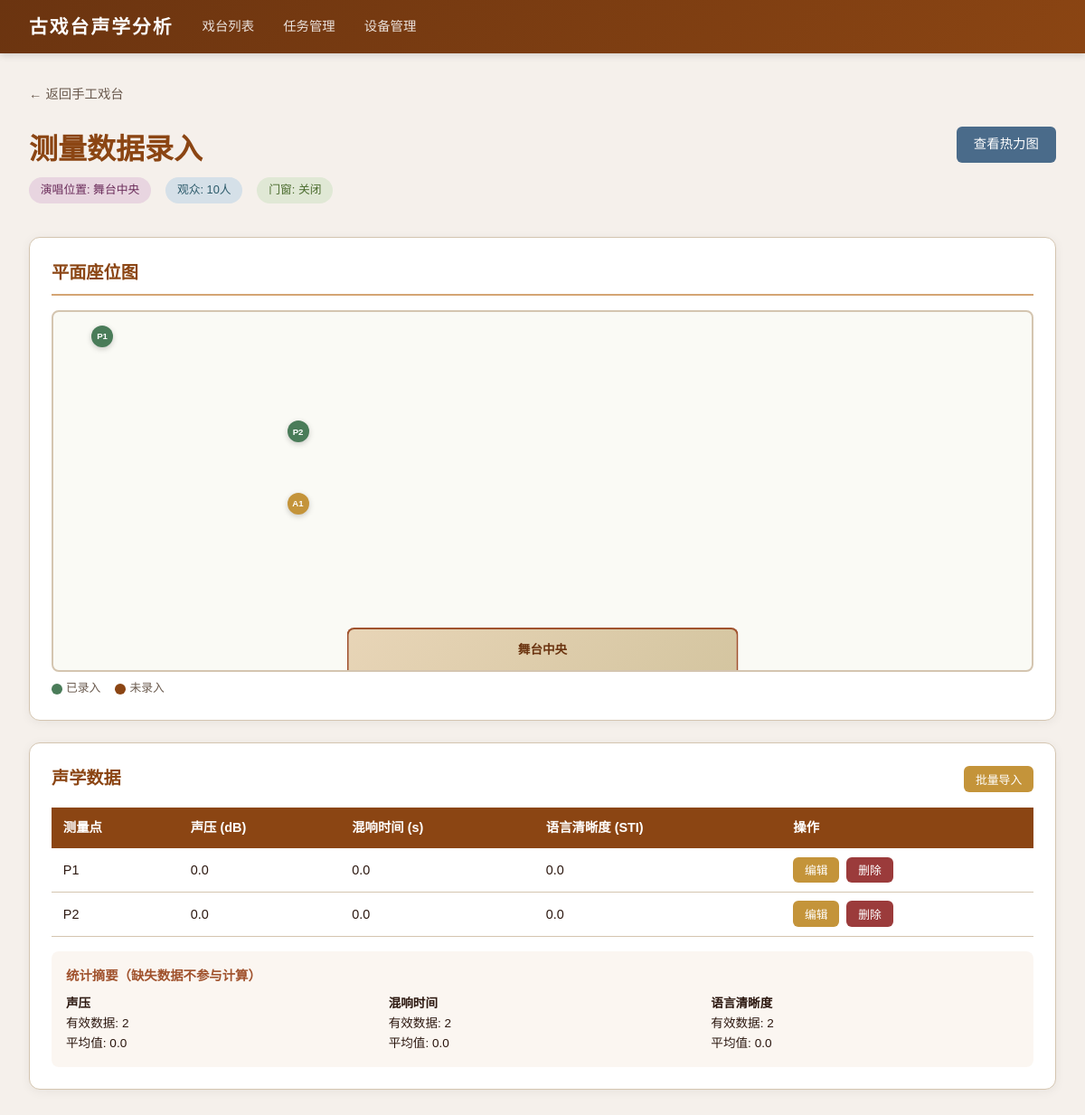
The app's page /stages/1/sessions/1 with its own data.
### tables this page shows
CREATE TABLE stages (
            id INTEGER PRIMARY KEY AUTOINCREMENT,
            name TEXT NOT NULL,
            location TEXT NOT NULL DEFAULT '',
            description TEXT NOT NULL DEFAULT '',
            plan_width REAL NOT NULL DEFAULT 20.0,
            plan_height REAL NOT NULL DEFAULT 15.0,
            created_at TIMESTAMP DEFAULT CURRENT_TIMESTAMP
        );

CREATE TABLE measurement_sessions (
            id INTEGER PRIMARY KEY AUTOINCREMENT,
            stage_id INTEGER NOT NULL,
            singer_position TEXT NOT NULL DEFAULT '舞台中央',
            audience_count INTEGER NOT NULL DEFAULT 0,
            door_window_state TEXT NOT NULL DEFAULT 'closed',
            notes TEXT NOT NULL DEFAULT '',
            created_at TIMESTAMP DEFAULT CURRENT_TIMESTAMP, task_id INTEGER
            REFERENCES measurement_tasks(id) ON DELETE SET NULL,
            FOREIGN KEY (stage_id) REFERENCES stages(id) ON DELETE CASCADE
        );

CREATE TABLE measurement_points (
            id INTEGER PRIMARY KEY AUTOINCREMENT,
            stage_id INTEGER NOT NULL,
            label TEXT NOT NULL,
            x REAL NOT NULL,
            y REAL NOT NULL,
            created_at TIMESTAMP DEFAULT CURRENT_TIMESTAMP,
            FOREIGN KEY (stage_id) REFERENCES stages(id) ON DELETE CASCADE,
            UNIQUE(stage_id, x, y)
        );

CREATE TABLE acoustic_data (
            id INTEGER PRIMARY KEY AUTOINCREMENT,
            session_id INTEGER NOT NULL,
            point_id INTEGER NOT NULL,
            sound_pressure REAL,
            reverberation_time REAL,
            speech_clarity REAL,
            notes TEXT NOT NULL DEFAULT '',
            created_at TIMESTAMP DEFAULT CURRENT_TIMESTAMP,
            FOREIGN KEY (session_id) REFERENCES measurement_sessions(id) ON DELETE CASCADE,
            FOREIGN KEY (point_id) REFERENCES measurement_points(id) ON DELETE CASCADE,
            UNIQUE(session_id, point_id)
        );

### app/routers/sessions.py (the view)
@router.get("/stages/{stage_id}/sessions/{session_id}", response_class=HTMLResponse)
def session_detail(request: Request, stage_id: int, session_id: int, db=Depends(get_db)):
    cursor = db.cursor()
    cursor.execute("SELECT * FROM stages WHERE id = ?", (stage_id,))
    stage = cursor.fetchone()
    if not stage:
        raise HTTPException(status_code=404, detail="戏台不存在")
    stage = dict(stage)
    cursor.execute("SELECT * FROM measurement_sessions WHERE id = ? AND stage_id = ?", (session_id, stage_id))
    session = cursor.fetchone()
    if not session:
        raise HTTPException(status_code=404, detail="测量场次不存在")
    session = dict(session)
    task = None
    if session.get("task_id"):
        cursor.execute("SELECT * FROM measurement_tasks WHERE id = ?", (session["task_id"],))
        task_row = cursor.fetchone()
        if task_row:
            task = dict(task_row)
    cursor.execute("SELECT * FROM measurement_points WHERE stage_id = ? ORDER BY label", (stage_id,))
    points = [dict(row) for row in cursor.fetchall()]
    cursor.execute("""
        SELECT ad.*, mp.label as point_label, mp.x, mp.y
        FROM acoustic_data ad
        JOIN measurement_points mp ON ad.point_id = mp.id
        WHERE ad.session_id = ?
        ORDER BY mp.label
    """, (session_id,))
    data_rows = [dict(row) for row in cursor.fetchall()]
    data_map = {}
    for d in data_rows:
        data_map[d["point_id"]] = d
    return templates.TemplateResponse("session_detail.html", {
        "request": request, "stage": stage, "session": session,
        "points": points, "data_rows": data_rows, "data_map": data_map,
        "task": task,
    })

### app/templates/session_detail.html (shortened to what this page needs)
{% extends "base.html" %}
{% block content %}
<div style="margin-bottom:1.5rem;">
    <a href="/stages/{{ stage.id }}" style="color:var(--text-light);text-decoration:none;font-size:0.9rem;">← 返回{{ stage.name }}</a>
</div>
<div style="display:flex;justify-content:space-between;align-items:flex-start;margin-bottom:1.5rem;">
    <div>
        <h1 style="color:var(--primary);margin-bottom:0.3rem;">测量数据录入</h1>
        <div class="session-condition">
            <span class="condition-tag condition-singer">演唱位置: {{ session.singer_position }}</span>
            <span class="condition-tag condition-audience">观众: {{ session.audience_count }}人</span>
            <span class="condition-tag condition-door">门窗:
                {% if session.door_window_state == 'open' %}开启
                {% elif session.door_window_state == 'closed' %}关闭
                {% else %}半开{% endif %}
            </span>
        </div>
    </div>
    <div class="actions">
        <a href="/stages/{{ stage.id }}/heatmap/{{ session.id }}" class="btn btn-info">查看热力图</a>
    </div>
</div>
<div class="card">
    <h2>平面座位图</h2>
    <div class="plan-canvas" style="height:350px;">
        <div class="stage-area" style="width:40%;height:12%;">
            {{ session.singer_position }}
        </div>
        {% for p in points %}
        {% set has_data = data_map.get(p.id) %}
        <div class="point-marker {% if has_data %}has-data{% else %}missing-data{% endif %}"
             style="left:{{ (p.x / stage.plan_width * 100) }}%;top:{{ (p.y / stage.plan_height * 100) }}%;"
             title="{{ p.label }} {% if has_data %}(已录入){% else %}(未录入){% endif %}"
             onclick="openDataForm({{ p.id }}, '{{ p.label }}', {% if has_data %}{% if has_data.sound_pressure is not none %}{{ has_data.sound_pressure }}{% else %}null{% endif %},{% if has_data.reverberation_time is not none %}{{ has_data.reverberation_time }}{% else %}null{% endif %},{% if has_data.speech_clarity is not none %}{{ has_data.speech_clarity }}{% else %}null{% endif %}{% else %}null,null,null{% endif %})">
            {{ p.label }}
        </div>
        {% endfor %}
    </div>
    <div style="margin-top:0.5rem;display:flex;gap:1rem;font-size:0.8rem;color:var(--text-light);">
        <span><span style="display:inline-block;width:12px;height:12px;border-radius:50%;background:var(--success);vertical-align:middle;margin-right:4px;"></span>已录入</span>
        <span><span style="display:inline-block;width:12px;height:12px;border-radius:50%;background:var(--primary);vertical-align:middle;margin-right:4px;"></span>未录入</span>
    </div>
</div>
<div class="card">
    <div style="display:flex;justify-content:space-between;align-items:center;margin-bottom:1rem;">
        <h2 style="margin-bottom:0;border:none;padding:0;">声学数据</h2>
        <div class="actions">
            <button class="btn btn-warning btn-sm" onclick="document.getElementById('batch-form').style.display='block'">批量导入</button>
        </div>
    </div>
    {% if data_rows %}
    <table>
        <thead>
            <tr>
                <th>测量点</th>
                <th>声压 (dB)</th>
                <th>混响时间 (s)</th>
                <th>语言清晰度 (STI)</th>
                <th>操作</th>
            </tr>
        </thead>
        <tbody>
            {% for d in data_rows %}
            <tr>
                <td>{{ d.point_label }}</td>
                <td>{% if d.sound_pressure is not none %}{{ d.sound_pressure }}{% else %}<span class="missing-indicator">缺失</span>{% endif %}</td>
                <td>{% if d.reverberation_time is not none %}{{ d.reverberation_time }}{% else %}<span class="missing-indicator">缺失</span>{% endif %}</td>
                <td>{% if d.speech_clarity is not none %}{{ d.speech_clarity }}{% else %}<span class="missing-indicator">缺失</span>{% endif %}</td>
                <td class="actions">
                    <button class="btn btn-warning btn-sm" onclick="openDataForm({{ d.point_id }}, '{{ d.point_label }}', {{ d.sound_pressure or 'null' }}, {{ d.reverberation_time or 'null' }}, {{ d.speech_clarity or 'null' }})">编辑</button>
                    <form action="/stages/{{ stage.id }}/sessions/{{ session.id }}/data/{{ d.id }}/delete" method="post" onsubmit="return confirm('确定删除该数据？')">
                        <button type="submit" class="btn btn-danger btn-sm">删除</button>
                    </form>
                </td>
            </tr>
            {% endfor %}
        </tbody>
    </table>
    <div style="margin-top:1rem;padding:1rem;background:rgba(212,165,116,0.1);border-radius:8px;">
        <h3 style="font-size:0.9rem;margin-bottom:0.5rem;">统计摘要（缺失数据不参与计算）</h3>
        {% set ns = namespace(sp_vals=[], rt_vals=[], sc_vals=[]) %}
        {% for d in data_rows %}
            {% if d.sound_pressure is not none %}{% set ns.sp_vals = ns.sp_vals + [d.sound_pressure] %}{% endif %}
            {% if d.reverberation_time is not none %}{% set ns.rt_vals = ns.rt_vals + [d.reverberation_time] %}{% endif %}
            {% if d.speech_clarity is not none %}{% set ns.sc_vals = ns.sc_vals + [d.speech_clarity] %}{% endif %}
        {% endfor %}
        <div style="display:grid;grid-template-columns:repeat(3,1fr);gap:1rem;font-size:0.85rem;">
            <div>
                <strong>声压</strong><br>
                有效数据: {{ ns.sp_vals|length }}<br>
                {% if ns.sp_vals %}平均值: {{ ns.sp_vals|sum / ns.sp_vals|length|round(2) }}{% endif %}
            </div>
            <div>
                <strong>混响时间</strong><br>
                有效数据: {{ ns.rt_vals|length }}<br>
                {% if ns.rt_vals %}平均值: {{ ns.rt_vals|sum / ns.rt_vals|length|round(3) }}{% endif %}
            </div>
            <div>
                <strong>语言清晰度</strong><br>
                有效数据: {{ ns.sc_vals|length }}<br>
                {% if ns.sc_vals %}平均值: {{ ns.sc_vals|sum / ns.sc_vals|length|round(3) }}{% endif %}
            </div>
        </div>
    </div>
    {% else %}
    <p style="color:var(--text-light);text-align:center;padding:1rem;">点击平面图上的测量点开始录入数据</p>
    {% endif %}
</div>
{% endblock %}

### app/templates/base.html (style rules this page uses)
:root { --primary: #8B4513; --primary-light: #A0522D; --primary-dark: #6B3410; --accent: #D4A574; --bg: #F5F0EB; --card-bg: #FFFFFF; --text: #2C1810; --text-light: #6B5B4F; --border: #D4C5B0; --success: #4A7C59; --warning: #C4943A; --danger: #9B3B3B; --info: #4A6B8A; }
* { margin: 0; padding: 0; box-sizing: border-box; }
body { font-family: "PingFang SC", "Microsoft YaHei", "Hiragino Sans GB", sans-serif; background: var(--bg); color: var(--text); line-height: 1.6; }
.card { background: var(--card-bg); border-radius: 12px; box-shadow: 0 2px 12px rgba(0,0,0,0.06); padding: 1.5rem; margin-bottom: 1.5rem; border: 1px solid var(--border); }
.card h2 { color: var(--primary); margin-bottom: 1rem; padding-bottom: 0.5rem; border-bottom: 2px solid var(--accent); font-size: 1.2rem; }
.card h3 { color: var(--primary-light); margin-bottom: 0.8rem; font-size: 1.05rem; }
.btn { display: inline-block; padding: 0.5rem 1.2rem; border-radius: 6px; border: none; cursor: pointer; font-size: 0.9rem; text-decoration: none; transition: all 0.2s; font-family: inherit; }
.btn-danger { background: var(--danger); color: white; }
.btn-warning { background: var(--warning); color: white; }
.btn-info { background: var(--info); color: white; }
.btn-sm { padding: 0.3rem 0.8rem; font-size: 0.8rem; }
form { display: inline; }
table { width: 100%; border-collapse: collapse; font-size: 0.9rem; }
table th { background: var(--primary); color: white; padding: 0.7rem 0.8rem; text-align: left; font-weight: 600; }
table td { padding: 0.6rem 0.8rem; border-bottom: 1px solid var(--border); }
.actions { display: flex; gap: 0.5rem; flex-wrap: wrap; }
.plan-canvas { background: #FAFAF5; border: 2px solid var(--border); border-radius: 8px; position: relative; min-height: 400px; overflow: hidden; }
.stage-area { position: absolute; bottom: 0; left: 50%; transform: translateX(-50%); background: linear-gradient(135deg, #E8D5B7, #D4C5A0); border: 2px solid var(--primary-light); border-bottom: none; border-radius: 8px 8px 0 0; display: flex; align-items: center; justify-content: center; color: var(--primary-dark); font-weight: 600; font-size: 0.85rem; }
.point-marker { position: absolute; width: 24px; height: 24px; border-radius: 50%; background: var(--primary); color: white; display: flex; align-items: center; justify-content: center; font-size: 0.6rem; font-weight: 700; transform: translate(-50%, -50%); cursor: pointer; box-shadow: 0 2px 6px rgba(0,0,0,0.2); transition: transform 0.2s; z-index: 2; }
.point-marker.has-data { background: var(--success); }
.point-marker.missing-data { background: var(--warning); }
.session-condition { display: flex; gap: 1rem; flex-wrap: wrap; margin-bottom: 0.8rem; }
.condition-tag { padding: 0.25rem 0.8rem; border-radius: 15px; font-size: 0.8rem; font-weight: 500; }
.condition-singer { background: #E8D5E0; color: #6B2D5B; }
.condition-audience { background: #D5E0E8; color: #2D5B6B; }
.condition-door { background: #E0E8D5; color: #4A6B2D; }

### records on screen
stages: name "手工戏台"
measurement_sessions: singer_position "舞台中央", audience_count "10"
measurement_points: label "A1"
measurement_points: label "P1"
measurement_points: label "P2"
acoustic_data: point_label "P1", sound_pressure "0.0", reverberation_time "0.0", speech_clarity "0.0"
acoustic_data: point_label "P2", sound_pressure "0.0", reverberation_time "0.0", speech_clarity "0.0"

### other values on screen
{{ ns.sp_vals|length }} "2"
{{ ns.sp_vals|sum / ns.sp_vals|length|round(2) }} "0.0"
{{ ns.rt_vals|length }} "2"
{{ ns.rt_vals|sum / ns.rt_vals|length|round(3) }} "0.0"
{{ ns.sc_vals|length }} "2"
{{ ns.sc_vals|sum / ns.sc_vals|length|round(3) }} "0.0"
